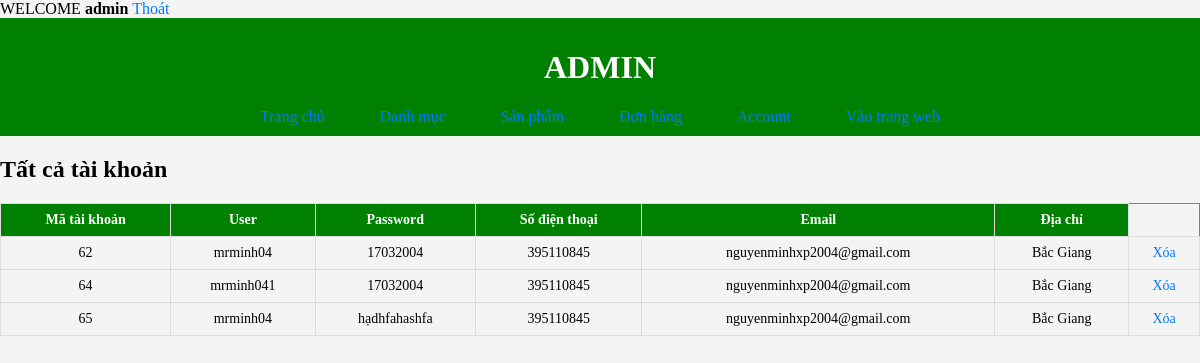
The app's page /admin/index.php?act=account (signed in) with its own data.
### tables this page shows
CREATE TABLE `account` (
  `account_id` int(11) NOT NULL,
  `account_user` varchar(255) NOT NULL,
  `account_pass` varchar(25) NOT NULL,
  `account_sdt` int(11) NOT NULL,
  `account_email` varchar(255) DEFAULT NULL,
  `account_address` varchar(255) DEFAULT NULL,
  `role` tinyint(4) NOT NULL DEFAULT 0
);

### model/pdo.php (called while the page is built, shortened)
<?php
function pdo_get_connection(){
    $dburl = "mysql:host=localhost;dbname=du_an_1;charset=utf8";
    $username = 'root';
    $password = '';
    $conn = new PDO($dburl, $username, $password);
    $conn->setAttribute(PDO::ATTR_ERRMODE, PDO::ERRMODE_EXCEPTION);
    return $conn;
}
function pdo_query($sql){
    $sql_args = array_slice(func_get_args(), 1);
    try{
        $conn = pdo_get_connection();
        $stmt = $conn->prepare($sql);
        $stmt->execute($sql_args);
        $rows = $stmt->fetchAll();
        return $rows;
    }
    catch(PDOException $e){
        throw $e;
    }
    finally{
        unset($conn);
    }
}

### model/account.php (called while the page is built, shortened)
<?php
function select_account(){
    $sql = "SELECT * FROM account";
    $account = pdo_query($sql);
    return $account;
}
?>

### admin/account/list.php (the view, shortened to what this page needs)
<div>
    <h2>Tất cả tài khoản</h2>
    </div>
    <table border="1">
        <tr>
            <th>Mã tài khoản</th>
            <th>User</th>
            <th>Password</th>
            <th>Số điện thoại</th>
            <th>Email</th>
            <th>Địa chỉ</th>
        </tr>
        <?php foreach ($account as $acc) : ?>
            <tr>
                <td><?= $acc['account_id'] ?></td>
                <td><?= $acc['account_user'] ?></td>
                <td><?= $acc['account_pass'] ?></td>
                <td><?= $acc['account_sdt'] ?></td>
                <td><?= $acc['account_email'] ?></td>
                <td><?= $acc['account_address'] ?></td>
                <td>
                    <a onclick="return confirm('Bạn có muốn xóa không?')" href="index.php?act=delete_account&account_id=<?= $acc['account_id'] ?>">Xóa</a>
                </td>
            </tr>
        <?php endforeach ?>
    </table>

### admin/css.css (style rules this page uses)
body { font-size: 100%; background-color: #f4f4f4; margin: 0; padding: 0; }
table { width: 100%; border-collapse: collapse; margin-top: 20px; }
th, td { border: 1px solid #ddd; padding: 8px; text-align: center; font-size: 14px; }
th { background-color: green; color: white; }
a { text-decoration: none; color: #007bff; }

### records on screen
account: account_id "62", account_user "mrminh04", account_pass "17032004", account_sdt "395110845", account_email "nguyenminhxp2004@gmail.com", account_address "Bắc Giang"
account: account_id "64", account_user "mrminh041", account_pass "17032004", account_sdt "395110845", account_email "nguyenminhxp2004@gmail.com", account_address "Bắc Giang"
account: account_id "65", account_user "mrminh04", account_pass "hạdhfahashfa", account_sdt "395110845", account_email "nguyenminhxp2004@gmail.com", account_address "Bắc Giang"

### other values on screen
$_SESSION['username'] "admin"
